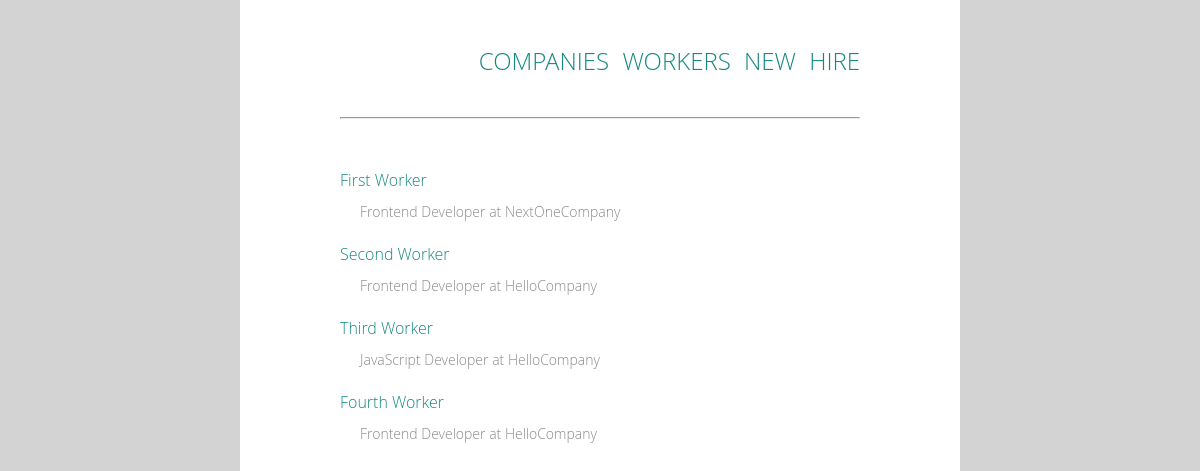
Page /workers/ on the committed database.
### work/models.py (models this page shows, shortened)
class Worker(models.Model):
    first_name = models.CharField(max_length=20)
    last_name = models.CharField(max_length=20)

class WorkPlace(models.Model):
    work = models.ForeignKey(
        Work, related_name='workplaces', on_delete=models.CASCADE)
    worker = models.ForeignKey(
        Worker, related_name='workplaces', on_delete=models.CASCADE)
    NEW = 0
    APPROVED = 1
    CANCELLED = 2
    FINISHED = 3
    STATUS_CHOICES = (
        (NEW, 'New'),
        (APPROVED, 'Approved'),
        (CANCELLED, 'Cancelled'),
        (FINISHED, 'Finished'),
    )
    status = models.IntegerField(choices=STATUS_CHOICES, default=NEW)
    class Meta:
        unique_together = ['work', 'worker']

class Work(models.Model):
    company = models.ForeignKey(
        Company, related_name='works', on_delete=models.CASCADE)
    name = models.CharField(max_length=50)
    created_date = models.DateTimeField(default=timezone.now)
    class Meta:
        unique_together = ['company', 'name']

class Company(models.Model):
    name = models.CharField(max_length=50)

### work/views.py (the view)
class WorkerList(ListView):
    model = Worker
    template_name = 'work/worker_list.html'
    context_object_name = 'workers'

### work/templates/work/worker_list.html
{% extends 'work/base.html' %}
{% block content %}
    {% if workers %}
        <ul>
        {% for worker in workers %}
            <div class='work'>
                <li>
                    <a href="{% url 'work:worker_detail' worker.id %}">{{ worker.first_name }} {{ worker.last_name }}</a>
                    {% if worker.workplaces.last %}
                        <p class = 'position'>{{ worker.workplaces.last.work.name }} at {{ worker.workplaces.last.work.company.name }}</p>
                    {% else %}
                    <p class = 'position'>Not working now.</p>
                    {% endif %}
                </li>
            </div>
        {% endfor %}
        </ul>
    {% else %}
        <p>No workers.</p>
    {% endif %}
{% endblock %}

### work/static/work/style.css (style rules this page uses)
html, body, div, span, applet, object, iframe, h1, h2, h3, h4, h5, h6, p, blockquote, pre, a, abbr, acronym, address, big, cite, code, del, dfn, em, img, ins, kbd, q, s, samp, small, strike, strong, sub, sup, tt, var, b, u, i, center, dl, dt, dd, ol, ul, li, fieldset, form, label, legend, table, caption, tbody, tfoot, thead, tr, th, td, article, aside, canvas, details, embed, figure, figcaption, footer, header, hgroup, menu, nav, output, ruby, section, summary, time, mark, audio, video { margin: 0; padding: 0; border: 0; font-size: 100%; font: inherit; vertical-align: baseline; }
body { line-height: 1; }
ol, ul { list-style: none; }
body { font: 300 16px/22px "Open Sans", "Helvetica Neue", Helvetica, Arial, sans-serif; }
a { text-decoration: none; color: #148880; }
.work, .adding_form { color: #666; }
.position { color: #888; font-size: 14px; }
body { background-color: #d3d3d3; }
html, body { height: 100%; }
.work { margin-top: 20px; }
.position { margin-left: 20px; margin-top: 10px; }

### rows in the picture
Worker: first_name "First", last_name "Worker", workplaces.last.work.name "Frontend Developer", workplaces.last.work.company.name "NextOneCompany"
Worker: first_name "Second", last_name "Worker", workplaces.last.work.name "Frontend Developer", workplaces.last.work.company.name "HelloCompany"
Worker: first_name "Third", last_name "Worker", workplaces.last.work.name "JavaScript Developer", workplaces.last.work.company.name "HelloCompany"
Worker: first_name "Fourth", last_name "Worker", workplaces.last.work.name "Frontend Developer", workplaces.last.work.company.name "HelloCompany"
